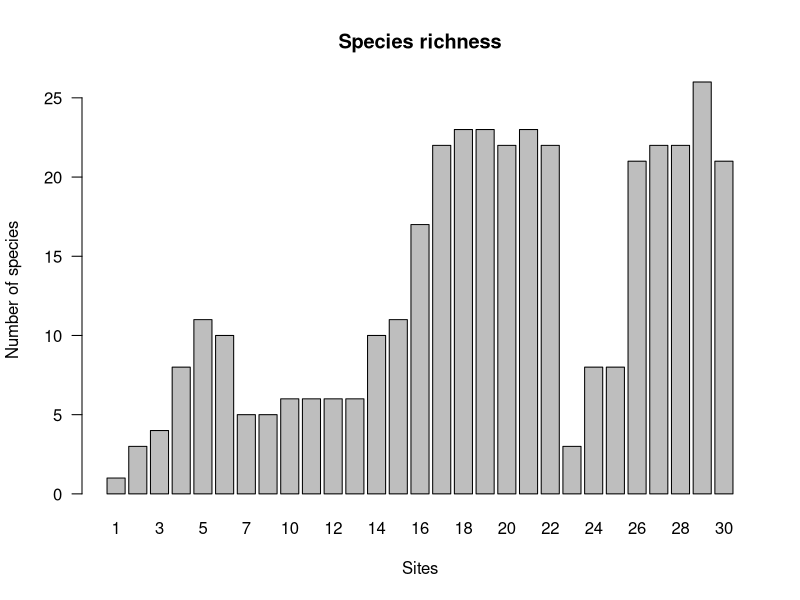
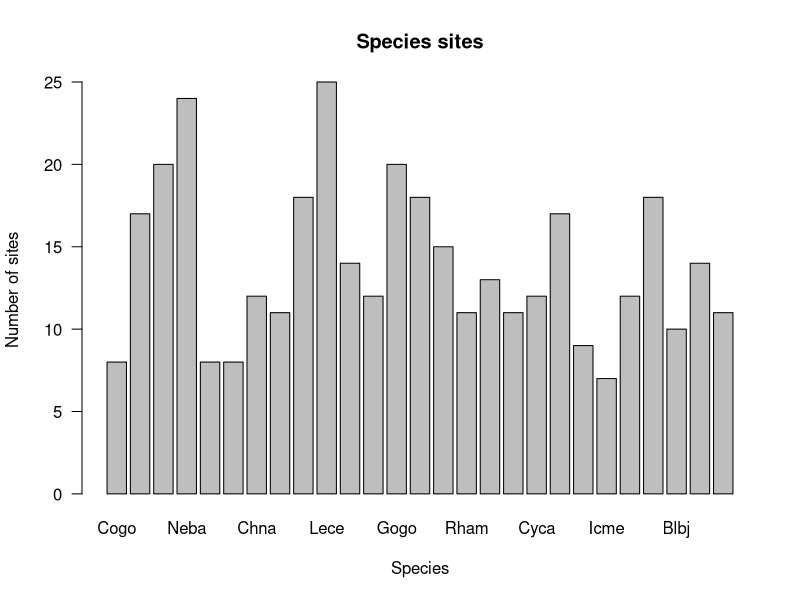
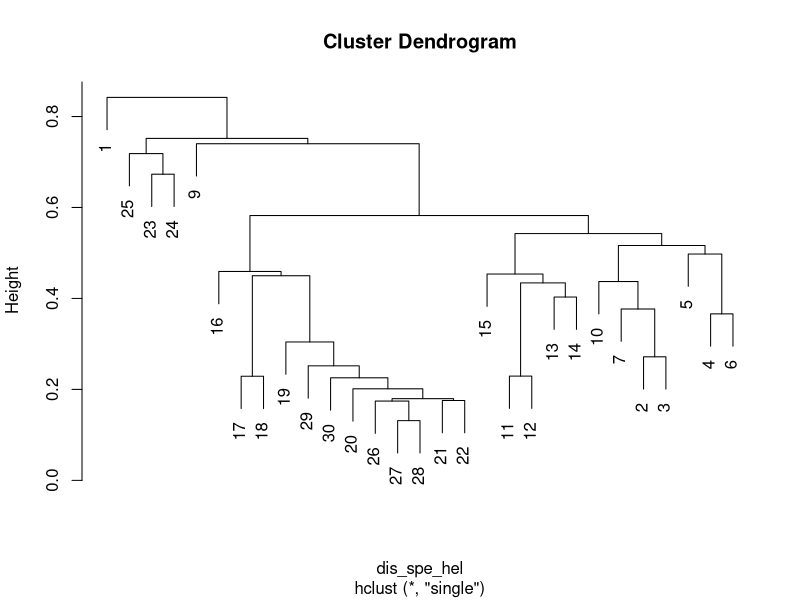
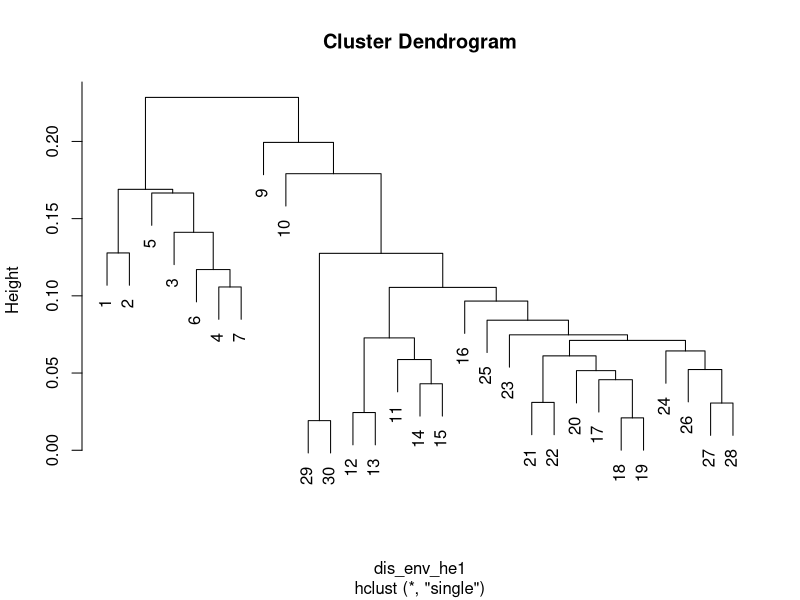
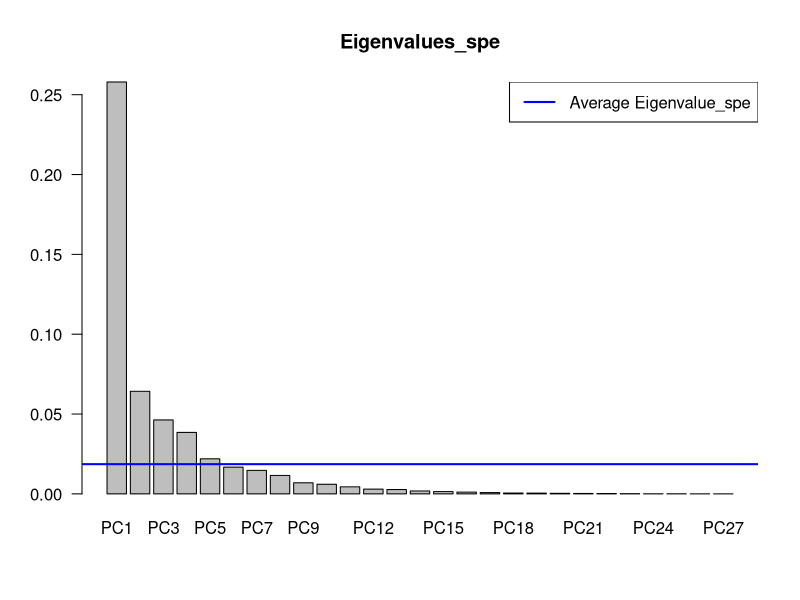
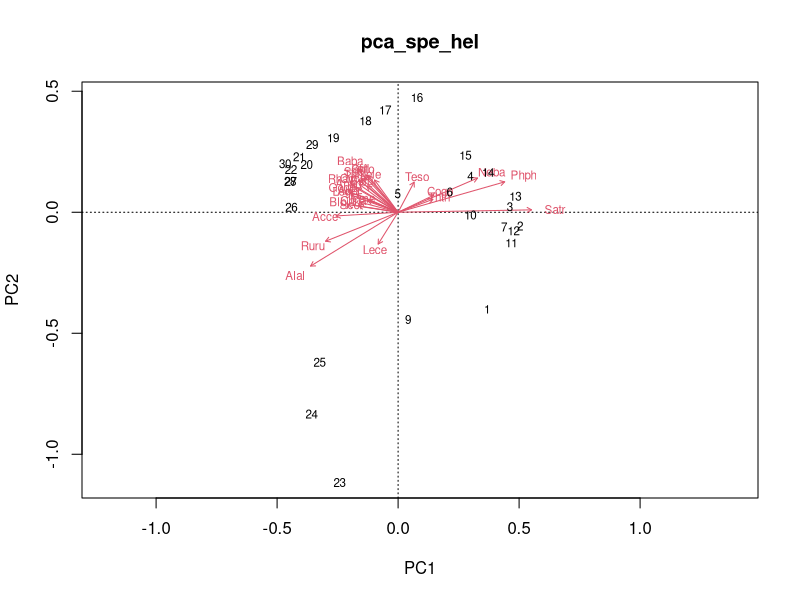
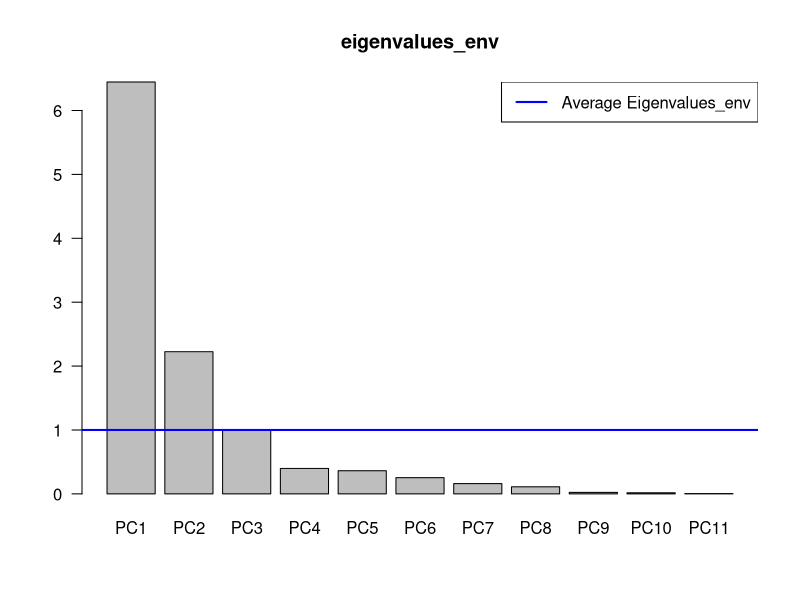
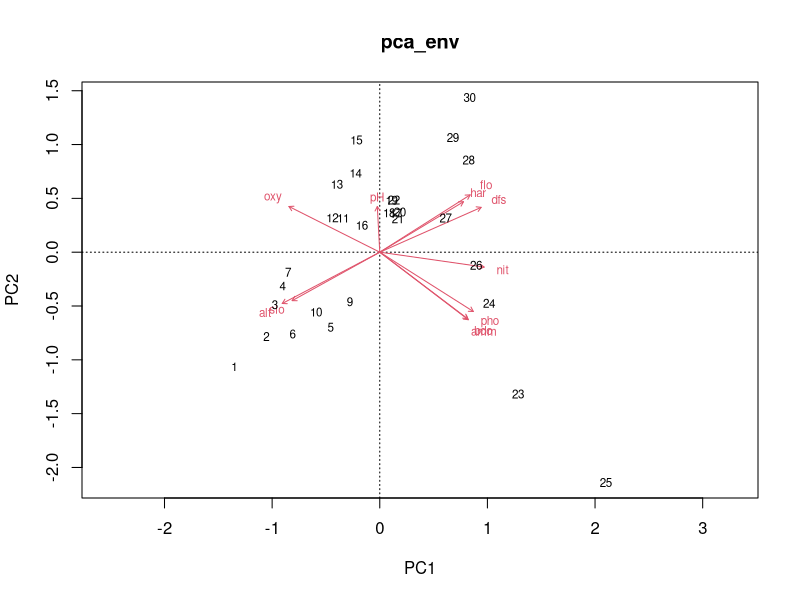

The R script that drew these images, in order:
####exercise 1
# read in the doubs 
rm (list = ls ())
library("ade4")
data(doubs)
doubs

# reading the fish data and remove site with no data
spe <- doubs$fish
spe <- spe[-8,]   

total_species <- rowSums(spe > 0)
total_species 
barplot(total_species, main = "Species richness",
        xlab = "Sites",ylab = "Number of species",
        col = "gray",las = 1)
# Which site has the most species (and how many species)?
# answer：site 29 has the most species with 26 species

widespread_species <- colSums(spe > 0)
widespread_species
barplot(widespread_species, main = "Species sites",
        xlab = "Species",ylab = "Number of sites",
        col = "gray",las = 1)
# Which species is the most widespread (found in the most sites)?
# answer：species named Lece is the most widespread with 25 sites


####exercise 2
library("vegan") 
spe_pa <- decostand(spe,method = "pa") # scale into presence/absence scale(0/1)
dis_spe_pa <- vegdist(spe_pa,method = "bray")

# Create a distance matrix from Hellinger transformed Doubs river data and 
# compute the single linkage clustering
# Apply Hellinger transformation to correct for the double zero problem
spe_hel <- decostand(spe,method = "hellinger")
spe_chi <- decostand(spe, method = "chi.square")

dis_spe_hel <- vegdist(spe_hel,method = "euclidean")
dis_spe_hel_single <- hclust(dis_spe_hel,method = "single")
plot(dis_spe_hel_single)

# reading the env data and remove site with no data
env <- doubs$env
env <- env[-8,] 

# clustering
env_hel <- decostand(env,method = "hellinger")
env_chi <- decostand(env, method = "chi.square")

dis_env_he1 <- vegdist(env_hel,method = "euclidean")
dis_env_he1_single <- hclust(dis_env_he1,method = "single")
plot(dis_env_he1_single)
# Which groups of species are related to these groups of sites?
# answer：21 and 22、27 and 28


####exercise 3
# PCA and RDA
# PCA - species 
pca_spe_hel <- rda(spe_hel)    # PCA on the hellinger-transformed data
pca_spe_hel
# extract the eigenvalues 
eigenvalues_spe <- pca_spe_hel$CA$eig    
# select the eigenvalues above average
eigenvalues_spe [eigenvalues_spe > mean(eigenvalues_spe)]
n <- length(eigenvalues_spe)

barplot(eigenvalues_spe, main = "Eigenvalues_spe",col = "grey",las = 1)

abline(h = mean(eigenvalues_spe),col = "blue",lwd = 2)

legend("topright", "Average Eigenvalue_spe",
       lwd = 2,  col = "blue")

biplot(pca_spe_hel,main = "pca_spe_hel")

# PCA - environment
sd_env <- decostand(env, method = "standardize")
pca_env <- rda(sd_env)
# select the eigenvalues above average
eigenvalues_env <- pca_env$CA$eig    
# select the eigenvalues above average
eigenvalues_env [eigenvalues_env > mean(eigenvalues_env)]
n <- length(eigenvalues_env)

barplot(eigenvalues_env,main = "eigenvalues_env",col = "grey",las = 1)

abline(h = mean(eigenvalues_env), col = "blue",lwd = 2)

legend("topright", "Average Eigenvalues_env",
       lwd = 2, col = "blue")

biplot(pca_env,main = "pca_env")

# NMDS - species
spe_NMDS <- metaMDS(spe,distance = "bray", k = 2)
spe_NMDS$stress
stressplot(spe_NMDS, main = "Shepard plot")

# Do RDA analysis
# examine whether RDA is suitable for RDA：Axis lengths
dca_spe <- decorana(spe)
dca_spe    #Axis lengths = 3.855

dca_spe_hel <- decorana(spe_hel)
dca_spe_hel    #Axis lengths = 3.8978

# standardize the variables
sd_env <- decostand(env, method = "standardize")

# check the correlations between variables
# remove the collinerity variables
heatmap(abs(cor(env)),
        col = rev(heat.colors(6)),
        Colv = NA,
        Rowv =NA)
eigen(abs(cor(env)))
# remove the dfs
sd_env <- sd_env[,2:11]

# RDA model
spe_rda <- rda(spe_hel ~ ., data = sd_env)
plot(spe_rda)

fwd_sel <- ordiR2step(rda(spe_hel ~ 1, data = sd_env),
                      scope = formula(spe_rda),
                      direction = "forward",
                      R2scope = TRUE,
                      pstep = 1000,
                      trace = FALSE)
fwd_sel$call
# variables: alt + oxy + bdo

# new RDA model
spe_rda_new <- rda(spe_hel ~ alt + oxy + bdo, data = sd_env)

anova.cca(spe_rda_new, step = 1000, by = "axis")

plot(spe_rda_new)
# Which environmental variables cause a community to 
# vary across a landscape?
# answer：alt 、 oxy 、 bdo
